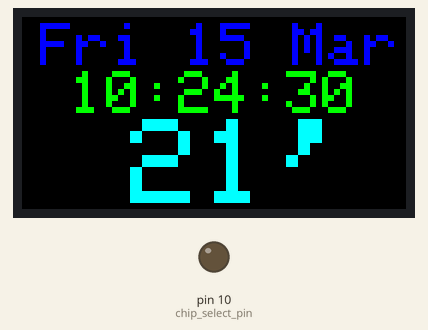
Recording of a sketch running on a simulated Arduino Mega 2560, built with avr-gcc and run on an emulated ATmega2560. Shown: 64×32 colour display, output pins drawn as LEDs (lit = HIGH). The local clock reads 2024-03-15 10:24:30 at power-on unless the sketch sets it; pins used as bus, display or sensor lines are not drawn; what the sketch prints to the serial monitor is not drawn.

Above: at 0.2 s.
At 4.3 s:
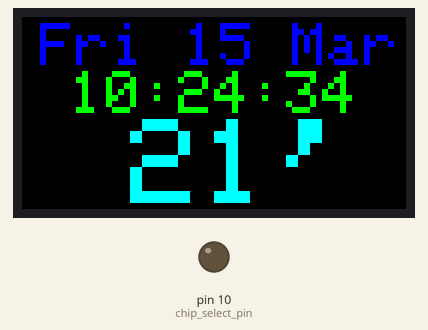
At 9.5 s:
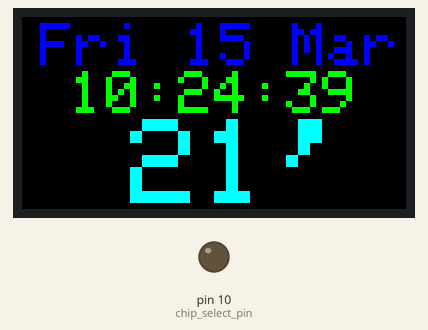
At 18.8 s:
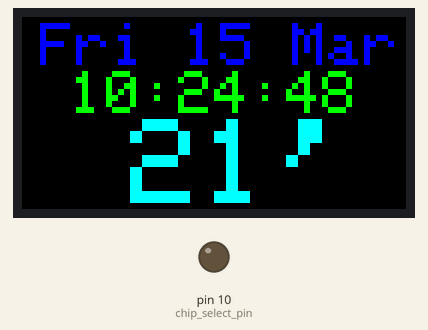
At 28.0 s:
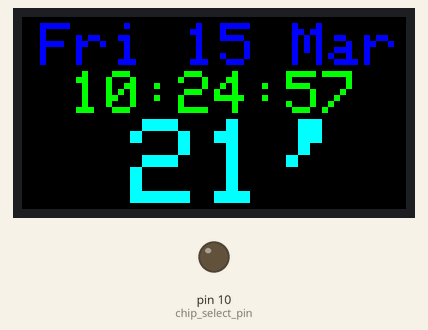
At 38.3 s:
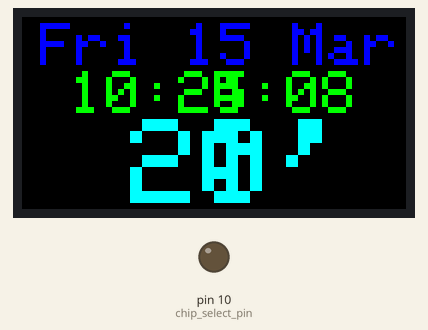

The sketch:

ClockBoard.ino
```cpp
/*
  WallClock project.

  It displays the Date-Time and remaining period minutes before the next break.
  Breaks correspond to the Greek Gymnasium timetable schedule.

  Hardware list:
  a) LED Matrix Panel 64x32p/16 by WaveShare, wired via HUB75
  b) Arduino Mega RTK or similar
  c) Any shield with a Real Time Clock (I used Adafruit Data Logger Shield Rev C)

  Software list:
  C++/17
  Adafruit RGB Matrix Panel library
  A real time clock (RTC) library
*/

#include "myRTC.h"
#include <RGBmatrixPanel.h>

#define R1  24
#define G1  25
#define B1  26
#define R2  27
#define G2  28
#define B2  29

#define A   A0
#define B   A1
#define C   A2
#define D   A3

#define CLK 11 //D11 is used by SD Card SPI MOSI, can move it to Pins 12, 13, 50, 51, 52, or 53
#define OE   9 // You can move it to any unused digital pin.
#define LAT  8 //D10 is used by SD Card Chip Select (CS), can move it to any unused digital pin.

#define horiz_LEDs 64
RGBmatrixPanel matrix(A, B, C, D, CLK, LAT, OE, false, horiz_LEDs);

void setup() {
  Serial.begin(9600);
  Serial.println("\nSerial OK");

  setup_logger();

  setup_registers();
  matrix.begin();
  delay(100);
  // matrix.setFont(NULL);
  matrix.setTextWrap(false); // Don't wrap at end of line - will do ourselves
  Serial.println("Screen OK");
}

void loop() {
  const DateTime now = rtc.now();
  static const auto black = matrix.Color444(0, 0, 0);

  if (now.second() > 0) { // if only seconds change
    // Clear only the two digits of seconds
    matrix.fillRect(44, 9, 11, 7, black);
  } else {
    // Clear all the time digits and remaining minutes to break
    matrix.fillRect(9, 9, 49, 23, black);
  }

  matrix.setTextSize(1);     // size 1 == 8 pixels high
  matrix.setCursor(3, 1);    // start at top left, with 8 pixel of spacing
  matrix.setTextColor(matrix.Color444(0, 0, 255));
  constexpr char date_fmt_buff[] = "DDD DD MMM";
  matrix.print(now.toString(date_fmt_buff));

  matrix.setCursor(8, 9);
  matrix.setTextColor(matrix.Color444(0, 255, 0));
  constexpr char time_fmt_buff[] = "hh:mm:ss";
  matrix.print(now.toString(time_fmt_buff));

  matrix.setTextSize(2);
  matrix.setCursor(18, 17);
  matrix.setTextColor(matrix.Color444(0, 255, 255));
  matrix.print((String)remaining_minutes_to_break(now) + '\'');

  // Serial.println(time_stamp);
  delay(1000);
}

constexpr byte all_pins[] = {R1, G1, B1, R2, G2, B2, CLK, OE, LAT};
constexpr byte all_pins_length = sizeof(all_pins) / sizeof(all_pins[0]);

void setup_registers() {
  for (byte pin = 0; pin < all_pins_length; pin++) {
    pinMode(all_pins[pin], OUTPUT);
  }
  digitalWrite(OE, HIGH);
  digitalWrite(LAT, LOW);
  digitalWrite(CLK, LOW);

  constexpr byte control_reg_12[16] = {0, 1, 1, 1, 1,  1, 1, 1, 1, 1, 1,  1, 1, 1, 1, 1};
  initialize_register(control_reg_12, 12);

  constexpr byte control_reg_13[16] = {0, 0, 0, 0, 0,  0, 0, 0, 0, 1, 0,  0, 0, 0, 0, 0};
  initialize_register(control_reg_13, 13);
}

// WaveShare LED Matrix Panel 64x32p/16 needs a special way to initialize!
// Chips: driver SM16208SJ, multiplexer RUC7258D,

void initialize_register(const byte control_reg[], const byte led_reg) {
  // Send Data to control register 12 or 13
  for (byte led{0}; led < horiz_LEDs; ++led)   {
    write_RGB_pins(LOW);

    if (control_reg[led % 16] == 1) {
      write_RGB_pins(HIGH);
    }
    if (led > horiz_LEDs - led_reg) {
      digitalWrite(LAT, HIGH);
    } else {
      digitalWrite(LAT, LOW);
    }
    digitalWrite(CLK, HIGH);
    delayMicroseconds(2);
    digitalWrite(CLK, LOW);
  }
  digitalWrite(LAT, LOW);
  digitalWrite(CLK, LOW);
}

void write_RGB_pins(const byte level) {
  for (byte RGB_pin{0}; RGB_pin < 2*3; ++RGB_pin) {
    digitalWrite(all_pins[RGB_pin], level);
  }
}
```

myRTC.h
```cpp
/*
  SD card datalogger on Adafruit Data Logger Shield Rev C, with CR1220 3V battery
  I am using just its Real Time Clock (PCF8523) for this project.
*/

#include <RTClib.h>

constexpr byte chip_select_pin = 10;  // Adafruit SD shields: pin 10
RTC_PCF8523 rtc;                      // Real Time Clock object

void setup_logger() {
  pinMode(chip_select_pin, OUTPUT); // must be set to output, even if it isn't used.

  Serial.print(F("RTC... "));

  if (!rtc.begin()) {
    Serial.println(F("Couldn't find RTC"));
    while (1) delay(10);
  }
  Serial.println(F("OK"));

  if (! rtc.initialized() || rtc.lostPower()) {
    // When time needs to be set on a new device, or after a power loss,
    // set the RTC to the date & time of PC this sketch was compiled on.
    rtc.adjust(DateTime(F(__DATE__), F(__TIME__)));
    Serial.println(F("RTC updated"));
  }

  // When the RTC was stopped and stays connected to the battery, it has
  // to be restarted by clearing the STOP bit. Let's do this to ensure
  // the RTC is running.
  rtc.start();
}

byte remaining_minutes_to_break(const DateTime now) {
  static constexpr struct { const byte hour, minute; } breaks[] = {
     {9,60}, {9,50}, {10,45}, {11,40}, {12,35}, {13,25}, {14,10}  };
  constexpr byte breaks_length = sizeof(breaks) / sizeof(breaks[0]);

  int rem_min{0};
  int i{0};
  for (; i < breaks_length; ++i) {
    if(breaks[i].hour == now.hour() and now.minute() < breaks[i].minute) {
      rem_min = breaks[i].minute - now.minute();
      break;
    }
    else if (breaks[i].hour == now.hour() + 1) {
      rem_min = 60 - now.minute() + breaks[i].minute;
      break;
    }
  }
  // Serial.println((String)"[" + i + "] " + now.hour() + ':' + now.minute()
  //   + " -> " + breaks[i].hour + ':' + breaks[i].minute + " = " + rem_min);
  return rem_min;
}
```

Measured:
- what the display in image 0 shows lasts 1.0 s, from 0.2 s to 1.2 s
